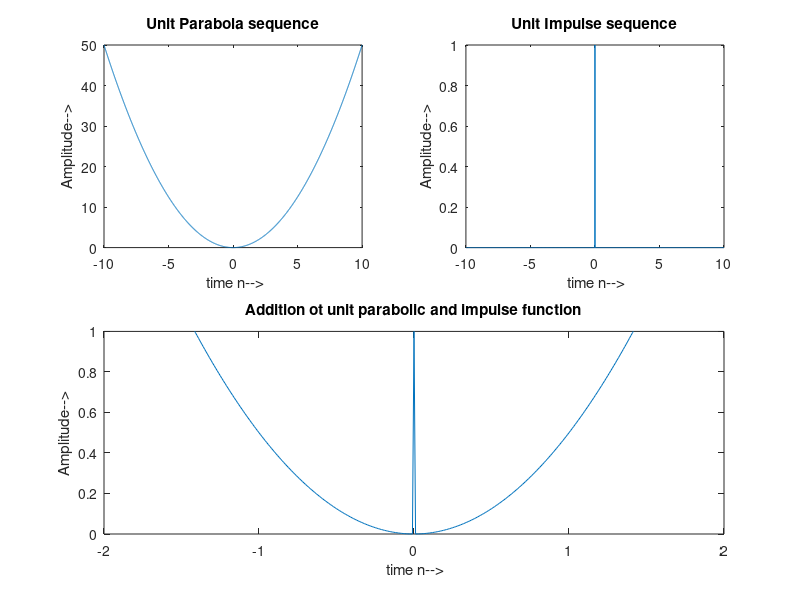

Reproduce this figure in MATLAB.
clear all;
clc;
t=-10:.01:10;
parabola=.5*(t.^2);
subplot(2,2,1);
plot(t,parabola);
xlabel(' time n-->');
ylabel('Amplitude-->');
title('Unit Parabola sequence');


for i=1:length(t)
    if t(i)<0
        y(i)=0;
    else if t(i)==0
         y(i) = 1;
        else if t(i)>0
                y(i)=0;
            end
        end
    end
end

subplot(2,2,2);
plot(t,y);
xlabel(' time n-->');
ylabel('Amplitude-->');
title('Unit Impulse sequence');

for i=1:length(y)
    add(i) = parabola(i)+y(i);
end


subplot(2,2,3:4);
plot(t,add);
xlabel(' time n-->');
ylabel('Amplitude-->');
axis([-2 2 0 1]);
title('Addition ot unit parabolic and impulse function');
